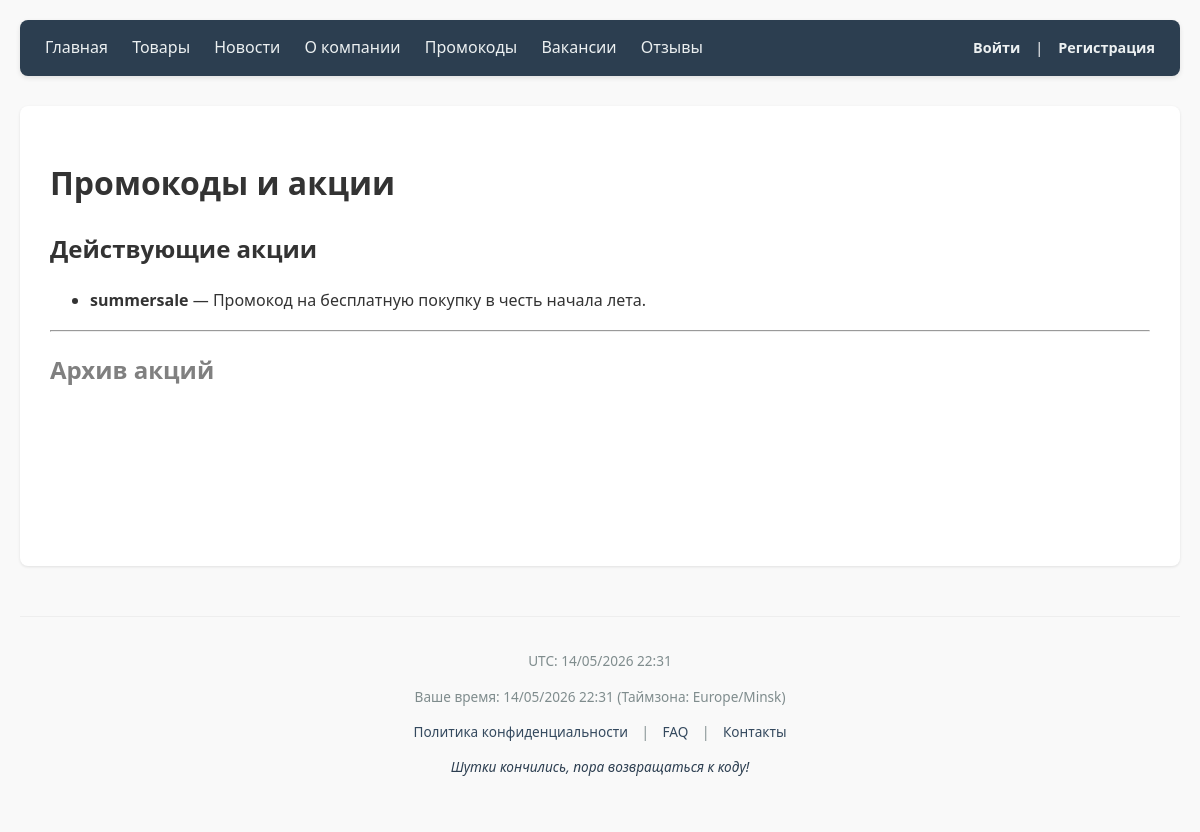
Page /promo/ on the committed database.
### shop/models.py (models this page shows)
class TimeStampedModel(models.Model):
    created_at = models.DateTimeField(auto_now_add=True, verbose_name="Дата добавления")
    updated_at = models.DateTimeField(auto_now=True, verbose_name="Дата изменения")
    class Meta:
        abstract = True # Это значит, что таблица в БД для этой модели создана не будет

class PromoCode(TimeStampedModel):
    code = models.CharField(max_length=50, unique=True, verbose_name="Промокод")
    description = models.TextField(verbose_name="Описание акции")
    is_archived = models.BooleanField(default=False, verbose_name="В архиве")
    class Meta:
        verbose_name_plural = "Промокоды и купоны"

### shop/views.py (the view)
# urls.py: re_path(r'^promo/$', views.promo_codes, name='promo_codes'),
def promo_codes(request):
    active_promos = PromoCode.objects.filter(is_archived=False)
    archived_promos = PromoCode.objects.filter(is_archived=True)
    return render(request, 'shop/promo.html', {
        'active': active_promos,
        'archived': archived_promos
    })

### shop/context_processors.py (called while the page is built)
def global_date_context(request):
    now = timezone.now()
    return {
        'current_utc': now, # UTC время
        'current_local': timezone.localtime(now), # Время в таймзоне из settings.py
        'user_tz': timezone.get_current_timezone_name(),
        'text_calendar': calendar.TextCalendar().formatmonth(now.year, now.month),
    }

### shop/templates/shop/promo.html (shortened to what this page needs)
{% extends 'shop/base.html' %}
{% block content %}
    <h1>Промокоды и акции</h1>
    <h2>Действующие акции</h2>
    <ul>
        {% for promo in active %}
            <li><strong>{{ promo.code }}</strong> — {{ promo.description }}</li>
        {% empty %}
            <li>Активных промокодов сейчас нет.</li>
        {% endfor %}
    </ul>
    <hr>
    <h2 style="color: gray;">Архив акций</h2>
{% endblock %}

### shop/templates/shop/base.html (style rules this page uses)
body { font-family: 'Segoe UI', Tahoma, Geneva, Verdana, sans-serif; margin: 0; padding: 20px; line-height: 1.6; color: #333; background-color: #f9f9f9; }

### rows in the picture
PromoCode: code "summersale", description "Промокод на бесплатную покупку в честь начала лета."

### other values in the picture
{{ current_local|date:"d/m/Y H:i" }} "14/05/2026 22:31"
{{ user_tz }} "Europe/Minsk"
